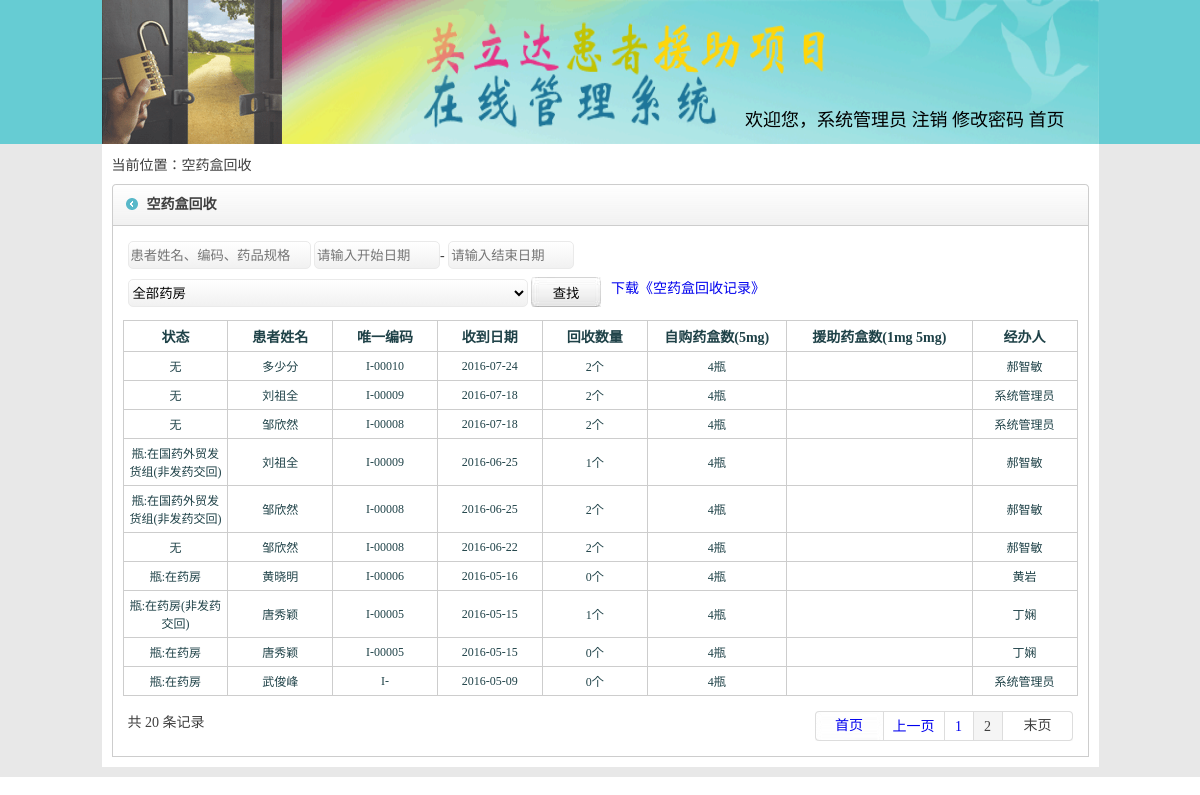
Page /cfckpjhgl.php?page=2 (signed in) on the committed database.
### tables this page shows
CREATE TABLE `hzh` (
  `id` int(100) NOT NULL,
  `shqid` varchar(100) DEFAULT NULL,
  `hzhid` varchar(100) DEFAULT NULL,
  `shqzht` varchar(100) NOT NULL DEFAULT '录入中' COMMENT '审核状态 -审核,审核通过,代办入组,入组,出组,锁定,解锁,停止申请,拒绝',
  `hzhxm` varchar(100) DEFAULT NULL,
  `zhjlx` varchar(100) DEFAULT NULL,
  `zhjhm` varchar(100) DEFAULT NULL,
  `shqbzh` varchar(100) DEFAULT NULL,
  `shhdchshftg` varchar(100) DEFAULT NULL,
  `shqyy` varchar(100) DEFAULT NULL,
  `shhyj` varchar(100) DEFAULT NULL,
  `rzyy` varchar(100) DEFAULT NULL,
  `zhzhyy` varchar(100) DEFAULT NULL,
  `zhzhzhdysh` varchar(100) DEFAULT NULL,
  `hzhtxdzh` varchar(100) DEFAULT NULL,
  `hzhshj` varchar(100) DEFAULT NULL,
  `dylxrdh` varchar(100) DEFAULT NULL,
  `derlxrdh` varchar(100) DEFAULT NULL,
  `zhdlx` varchar(100) DEFAULT NULL,
  `hzhhj` varchar(100) DEFAULT NULL,
  `hzhjtrk` varchar(100) DEFAULT NULL,
  `jtnshr` varchar(100) DEFAULT NULL,
  `rjshr` varchar(100) DEFAULT NULL,
  `cblx` varchar(100) DEFAULT NULL,
  `cbdqsheng` varchar(100) DEFAULT NULL,
  `jzhlx` varchar(100) DEFAULT NULL,
  `mrchzrq` varchar(100) DEFAULT NULL,
  `jzhyp` varchar(100) DEFAULT NULL,
  `ypgg` varchar(100) DEFAULT NULL,
  `ypyl` varchar(100) DEFAULT NULL,
  `shcyyshj` varchar(100) DEFAULT NULL,
  `xmshqbtxrq` varchar(100) DEFAULT NULL,
  `chcshhrq` varchar(100) DEFAULT NULL,
  `dbrzshxshj` varchar(100) DEFAULT NULL,
  `zhshrzshj` varchar(100) DEFAULT NULL,
  `ygshcyyrq` varchar(100) DEFAULT NULL,
  `lyyf` varchar(100) DEFAULT NULL,
  `hzhxb` varchar(100) DEFAULT '',
  `hzhchshrq` varchar(100) DEFAULT NULL,
  `cbdqshi` varchar(100) DEFAULT NULL,
  `cbdqqu` varchar(100) DEFAULT NULL,
  `hzhchzrq` varchar(100) DEFAULT NULL,
  `hzhchzyy` varchar(100) DEFAULT NULL,
  `djrq` varchar(100) DEFAULT NULL,
  `djr` varchar(100) DEFAULT NULL,
  `wshshq` varchar(100) DEFAULT NULL,
  `shhxcl` varchar(100) DEFAULT NULL,
  `jjrq` varchar(100) DEFAULT NULL,
  `tzhrq` varchar(100) DEFAULT NULL,
  `jjxxshm` text,
  `erqshq` varchar(100) DEFAULT NULL,
  `dslxrdh` varchar(100) DEFAULT NULL,
  `hzhnshr` varchar(100) DEFAULT NULL,
  `yxyaoname` varchar(100) DEFAULT '' COMMENT '一线药品名称',
  `chiguonum` varchar(100) DEFAULT '' COMMENT '服用过的药量',
  `ruzhunum` varchar(100) DEFAULT '' COMMENT '入组编码',
  `shfs` varchar(100) DEFAULT '' COMMENT '协管员审核方式',
  `bikaos` varchar(100) DEFAULT '' COMMENT '协管员未答复或延迟答复的原因',
  `shenhetime` varchar(100) DEFAULT '' COMMENT '协管员核实时间',
  `dylxrxm` varchar(100) DEFAULT NULL,
  `dylxrgx` varchar(100) DEFAULT NULL,
  `derlxrxm` varchar(100) DEFAULT NULL,
  `derlxrgx` varchar(100) DEFAULT NULL,
  `dslxrxm` varchar(100) DEFAULT NULL,
  `dslxrgx` varchar(100) DEFAULT NULL
);

CREATE TABLE `zyff` (
  `id` int(100) NOT NULL,
  `hzhid` int(100) DEFAULT NULL,
  `lycsh` varchar(100) DEFAULT NULL,
  `lyshl` varchar(100) DEFAULT NULL,
  `fyshl` varchar(100) DEFAULT NULL,
  `fyjl` varchar(100) DEFAULT NULL,
  `fyqshyl` varchar(100) DEFAULT NULL,
  `jhkpshl` varchar(100) DEFAULT NULL,
  `jhshyyyshl` varchar(100) DEFAULT NULL,
  `lyr` varchar(100) DEFAULT NULL,
  `gx` varchar(100) DEFAULT NULL,
  `lyrzhjhm` varchar(100) DEFAULT NULL,
  `rzyy` varchar(100) DEFAULT NULL,
  `zhshrzrq` varchar(100) DEFAULT NULL,
  `ygxcfyrq` varchar(100) DEFAULT NULL,
  `ygshcyyjshrq` varchar(100) DEFAULT NULL,
  `ygbcyykshrq` varchar(100) DEFAULT NULL,
  `bzh` varchar(100) DEFAULT NULL,
  `fyr` varchar(100) DEFAULT NULL,
  `yfmch` varchar(100) DEFAULT NULL,
  `fyrq` varchar(100) DEFAULT NULL,
  `ypph` varchar(100) DEFAULT NULL,
  `jhkpgg` varchar(100) DEFAULT NULL,
  `kpzht` varchar(100) DEFAULT NULL,
  `yyzht` varchar(100) DEFAULT NULL,
  `tshqk` varchar(100) DEFAULT NULL,
  `jlshjch` varchar(100) DEFAULT NULL,
  `kpdbpc` varchar(100) DEFAULT NULL,
  `yydbpc` varchar(100) DEFAULT NULL,
  `shdzhm` varchar(100) DEFAULT NULL,
  `zhjmch` varchar(100) DEFAULT NULL,
  `shouquanid` varchar(100) DEFAULT NULL,
  `hzhbzh` varchar(100) DEFAULT NULL,
  `shfyfp` varchar(100) DEFAULT NULL,
  `zfykpshl` varchar(100) DEFAULT NULL,
  `yyyf` varchar(100) DEFAULT NULL COMMENT '用药用法',
  `zyffzht` varchar(200) DEFAULT NULL,
  `pshu1` varchar(10) DEFAULT NULL,
  `pihao2` varchar(20) DEFAULT NULL,
  `pshu2` varchar(10) DEFAULT NULL
);

### cfckpjhgl.php (the view, shortened to what this page needs)
<?php session_start();
$pagesize = 10;
if ($_GET[page]) {
    $pageval = $_GET[page];
    $page = ($pageval - 1) * $pagesize;
    $page .= ',';
}
$html_title = "空药盒回收";
include('spap_head.php');
?>
<div class="main"><?php  ?>
    <div class="insmain">
        <div class="thislink">当前位置：<?php echo $html_title; ?></div>
        <div class="inwrap flt top">
            <div class="title w977 flt">
                <strong><?php echo $html_title; ?></strong><span></span>
            </div>
            <div class="incontact w955 flt">
                <table width="100%" border="0" cellspacing="0" cellpadding="5">
                    <tr>
                        <td>
                            <div class="insinsins" style="width:100%;">
                                <span>
                                    <input type="text" id="Guanjianci" name="Guanjianci"
                                           value="<?php echo $_GET[guanjianci]; ?>" placeholder="患者姓名、编码、药品规格"
                                           class="grd-white"/>
                                    <input type="text" id="KaishiRiqi" name="KaishiRiqi"
                                           readonly="readonly" placeholder="请输入开始日期" size="12" value=""
                                           class="grd-white" style="width:120px"/>-
                                    <input type="text" id="JiezhiRiqi" name="JiezhiRiqi"
                                           readonly="readonly" placeholder="请输入结束日期" size="12" value=""
                                           class="grd-white"
                                           style="width:120px"/>
                                </span>
                            </div>
                            <div class="insinsins">
                                <span>
                                    <select id="YaoFangId" name="YaoFangId"
                                            style="width:400px;" class="grd-white2">
                                        <?php
                                        if ($_GET[yf] == "") {
                                            ?>
                                            <option selected="selected" value="">全部药房</option>
                                        <?php
                                        } else {
                                            ?>
                                            <option selected="selected"
                                                    value="<?php echo $_GET[yf]; ?>"><?php echo $_GET[yf]; ?></option>
                                            <option value="">全部药房</option>
                                        <?php
                                        }
                                        ?>
                                    </select>
                                    <input type="button" value="查找" onclick="chazhao();" class="uusub2"/>
                                </span>
                            </div>
                            <div class="insinsins">
                                <?php
                                $dayyd=date("d",strtotime("+1 day"));
                                if($dayyd==1){
                                    $ny=date('Y-m');
                                }else {
                                    $ny=date('Y-m',strtotime("-1 month"));
                                }
                                ?><span>
                                <a href="cfckpjhpdf.php?ny=<?php echo $ny;?>" target=_blank>下载《空药盒回收记录》</a>&nbsp;&nbsp; </div>
                        </td>
                    </tr>
                </table>
                <table width="100%" border="0" cellpadding="5" cellspacing="1" bgcolor="#cdcdcd">
                    <tr style="color:#1f4248; font-weight:bold; height:30px;">
                        <td width="9%" align="center" bgcolor="#FFFFFF">状态</td>
                        <td width="9%" align="center" bgcolor="#FFFFFF">患者姓名</td>
                        <td width="9%" align="center" bgcolor="#FFFFFF">唯一编码</td>
                        <td width="9%" align="center" bgcolor="#FFFFFF">收到日期</td>
                        <td width="9%" align="center" bgcolor="#FFFFFF">回收数量</td>
                        <td width="12%" align="center" bgcolor="#FFFFFF">自购药盒数(5mg)</td>
                        <td width="16%" align="center" bgcolor="#FFFFFF">援助药盒数(1mg 5mg)</td>
                        <td width="9%" align="center" bgcolor="#FFFFFF">经办人</td>
                    </tr>
                    <?php
                    $sql = "SELECT * FROM `zyff` where  ";
                    if ($guanjiancisql != "") {
                        $sql .= $guanjiancisql." and (`fyshl`>'0' or `jhkpshl`>'0')";
                    }else{
                        $sql .= "(`fyshl`>'0' or `jhkpshl`>'0')";
                    }
                    $sql .= " order by id DESC limit $page $pagesize ";
                    $Query_ID = mysql_query($sql);
                    while ($Record = mysql_fetch_array($Query_ID)) {
                        $hzhsql = "select `hzhid`,`hzhxm`,`shqbzh`,`hzhshj`,`jzhlx` from `hzh` where `id`='" . $Record[1] . "'";
                        $hzhQuery_ID = mysql_query($hzhsql);
                        while ($hzhRecord = mysql_fetch_array($hzhQuery_ID)) {
                            echo "<tr style=\"color:#1f4248; font-size:12px;\">";
                            echo "<td align=\"center\" bgcolor=\"#FFFFFF\">";
                            if ($Record[23] != "") {
                                echo "瓶:";
                                if ($Record[23] == "1") {
                                    echo "在药房";
                                } else if ($Record[23] == "2") {
                                    echo "在CFC";
                                } else if ($Record[23] == "3") {
                                    echo "在国药外贸发货组";
                                } else if ($Record[23] == "4") {
                                    echo "已销毁";
                                }
                            } else {
                                echo "无";
                            }
                            if ($Record[25] == "1") {
                                echo "(非发药交回)";
                            }
                            echo "</td>";
                            echo "<td align=\"center\" bgcolor=\"#FFFFFF\">" . $hzhRecord[1] . "</td>";
                            echo "<td align=\"center\" bgcolor=\"#FFFFFF\">I-" . $hzhRecord[0] . "</td>";
                            echo "<td align=\"center\" bgcolor=\"#FFFFFF\">" . $Record[20] . "</td>";
                            echo "<td align=\"center\" bgcolor=\"#FFFFFF\">";
                            if ($Record[7] != "") {
                                echo $Record[7] . "个";
                            } else {
                                echo "0个";
                            }
                            $lynumq = mysql_query("SELECT * FROM `zyff` where `hzhid`='" . $hzhRecord[0] . "'  and `tshqk`<>'1'");
                            $lynum = mysql_num_rows($lynumq);
                            echo "<td align=\"center\" bgcolor=\"#FFFFFF\"> ";
                            if ($hzhRecord[2] == "RCC" && $lynum < 3 && $hzhRecord[4] == '1+1+1') {
                                $zgypsh = 4;
                                echo $zgypsh . "瓶";
                            } else if ($hzhRecord[2] == "GIST" && $lynum == 0 && $hzhRecord[4] == '部分') {
                                $zgypsh = 8;
                                echo $zgypsh . "瓶";
                            } else if ($hzhRecord[2] == "pNET" && $lynum == 0 && $hzhjzhlx == '原部分') {
                                $zgypsh = 8;
                                echo $zgypsh . "瓶";
                            } else if ($hzhRecord[2] == "RCC" && $lynum == 0 && $hzhRecord[4] == '原部分') {
                                $zgypsh = 12;
                                echo $zgypsh . "瓶";
                            }
                            echo "</td>";
                            echo "<td align=\"center\" bgcolor=\"#FFFFFF\">";
                            echo "</td>";
                            echo "<td align=\"center\" bgcolor=\"#FFFFFF\">" . $Record[18] . "</td>";
                            echo "</tr>";;
                        }
                    }
                    ?>
                </table>
                <table width="100%" border="0" cellspacing="0" cellpadding="5" class="top">
                    <tr>
                        <td>
                            <?php
                            include('pagefy.php');
                            ?>
                        </td>
                    </tr>
                </table>
            </div>
        </div>
    </div>
</div><?php  ?>
</div><?php  ?>
</body>
</html>

### style/style.css (style rules this page uses)
.wrap .main { width:997px; margin:0 auto; }
.wrap .main .insmain { width:977px; margin:0 auto; color:#3f3f3f; height:auto; float:left; padding:10px; background:#ffffff; margin-bottom:10px; }
.w977 { width:977px; }
.w955 { width:955px; }
.flt { float:left; }
.wrap .main .insmain .inwrap { width:977px; }
.top { margin-top:10px; }
.wrap .main .insmain .inwrap .title { background:url(../images/main_title_bg.gif) right top no-repeat; height:42px; vertical-align:middle; line-height:42px; }
.wrap .main .insmain .inwrap .title strong { width:auto; float:left; padding-left:35px; background:url(../images/main_title_bg.gif) left top no-repeat; }
.wrap .main .insmain .inwrap .incontact { border-left:1px #cdcdcd solid; border-right:1px #cdcdcd solid; padding:10px; border-bottom:1px #cdcdcd solid; }
.wrap .main .insmain .inwrap .incontact .insinsins { width:auto; float:left; height:auto; margin-bottom:8px; margin-right:10px; }
.wrap .main .insmain .inwrap .incontact .insinsins span { line-height:24px; vertical-align:middle; float:left; }
.grd-white { background: #ffffff; height:24px; background: -moz-linear-gradient(top, #ffffff 0%, #f1f1f1 100%); background: -webkit-gradient(linear, left top, left bottom, color-stop(0%,#ffffff), color-stop(100%,#f1f1f1)); background: -webkit-linear-gradient(top, #ffffff 0%,#f1f1f1 100%); background: -o-linear-gradient(top, #ffffff 0%,#f1f1f1 100%); background: -ms-linear-gradient(top, #ffffff 0%,#f1f1f1 100%); background: linear-gradient(to bottom, #ffffff 0%,#f1f1f1 100%); filter: progid:DXImageTransform.Microsoft.gradient( startColorstr='#ffffff', endColorstr='#f1f1f1',GradientType=0 ); border: 1px solid #eaeaea; border-radius: 5px; }
.grd-white2 { background: #ffffff; height:28px; background: -moz-linear-gradient(top, #ffffff 0%, #f1f1f1 100%); background: -webkit-gradient(linear, left top, left bottom, color-stop(0%,#ffffff), color-stop(100%,#f1f1f1)); background: -webkit-linear-gradient(top, #ffffff 0%,#f1f1f1 100%); background: -o-linear-gradient(top, #ffffff 0%,#f1f1f1 100%); background: -ms-linear-gradient(top, #ffffff 0%,#f1f1f1 100%); background: linear-gradient(to bottom, #ffffff 0%,#f1f1f1 100%); filter: progid:DXImageTransform.Microsoft.gradient( startColorstr='#ffffff', endColorstr='#f1f1f1',GradientType=0 ); border: 1px solid #eaeaea; border-radius: 5px; }
.uusub2 { background:url(../images/sub02.jpg) top left no-repeat; width:70px; height:30px; border:0px; }

### style/master.css (style rules this page uses)
body { margin-left: 0px; margin-top: 0px; margin-right: 0px; margin-bottom: 0px; }
a:link { text-decoration: none; }

### rows in the picture
zyff: fyrq "2016-07-24", jhkpshl "2", fyr "郝智敏"
hzh: shows "无", hzhxm "多少分", hzhid "00010", zgypsh "4"
zyff: fyrq "2016-07-18", jhkpshl "2", fyr "系统管理员"
hzh: shows "无", hzhxm "刘祖全", hzhid "00009", zgypsh "4", shows "在国药外贸发货组", shows "(非发药交回)"
zyff: fyrq "2016-07-18", jhkpshl "2", fyr "系统管理员"
hzh: shows "无", hzhxm "邹欣然", hzhid "00008", zgypsh "4", shows "在国药外贸发货组", shows "(非发药交回)"
zyff: fyrq "2016-06-25", jhkpshl "1", fyr "郝智敏"
zyff: fyrq "2016-06-25", jhkpshl "2", fyr "郝智敏"
zyff: fyrq "2016-06-22", jhkpshl "2", fyr "郝智敏"
zyff: fyrq "2016-05-16", fyr "黄岩"
hzh: shows "瓶:", shows "在药房", hzhxm "黄晓明", hzhid "00006", shows "0个", zgypsh "4"
zyff: fyrq "2016-05-15", jhkpshl "1", fyr "丁娴"
hzh: shows "瓶:", shows "在药房", shows "(非发药交回)", hzhxm "唐秀颖", hzhid "00005", zgypsh "4", shows "0个"
zyff: fyrq "2016-05-15", fyr "丁娴"
zyff: fyrq "2016-05-09", fyr "系统管理员"
hzh: shows "瓶:", shows "在药房", hzhxm "武俊峰", shows "0个", zgypsh "4"

### other values in the picture
$_SESSION[yhname] "系统管理员"
$html_title "空药盒回收"
$num "20"
